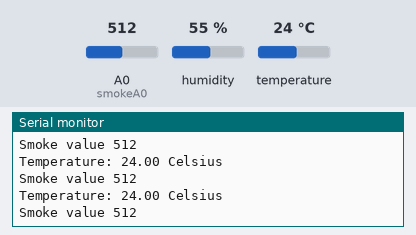
This sketch was run on a simulated ESP8266 (NodeMCU). Shown: the last lines printed to the serial monitor. The test bench sets the inputs (shaded band); at power-on: temperature 24 °C, A0 (smokeA0) = 512, humidity 55 %. WiFi joins after 1.5 s; servers stay silent unless stated.

Above: at 3.0 s.
3.1 s: temperature set to 12 °C
4.6 s: A0 (smokeA0) set to 716
At 4.65 s:
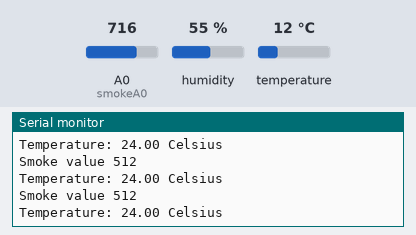
6.1 s: temperature set to 19 °C
At 6.91 s:
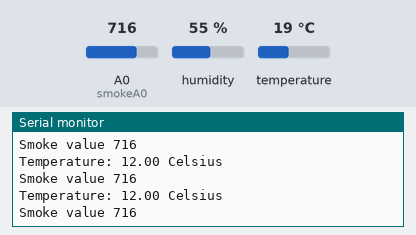
7.6 s: A0 (smokeA0) set to 900
At 7.62 s:
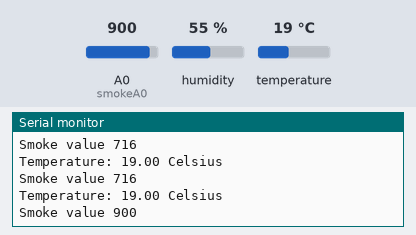
Timing chart, 0 to 10.1 s (numbered marks = the images above; inputs shaded):
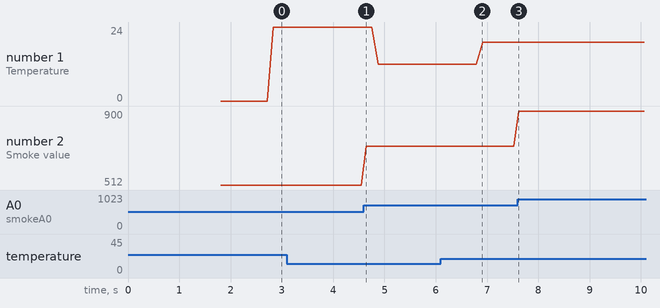

Measured:
- after the input at 7.6 s, the serial monitor: prints a new line at once (image 3)
- plotted number 1: 12 → 19 after the input at 6.1 s
- plotted number 2: 512 → 716 after the input at 4.6 s, 716 → 900 after the input at 7.6 s

The sketch:

FireSensor.ino
```cpp
#include <SPI.h>
#include <ESP8266WiFi.h>
#include <BlynkSimpleEsp8266.h>
#include <DHT.h>

WidgetLCD lcd(V0);
char auth[] = "";//Add Authorisation Key from Blynk App Channel


char ssid[] = "";//Add WiFi name
char pass[] = "";//Add Password (To be Left Empty for Open Networks)
#define DHTPIN 0
int smokeA0 = A0;
int sensorThres = 100;
int threshold = 100;
int buzzer = D2;

DHT dht(DHTPIN, DHT11);
BlynkTimer timer;
float t;

void sendSensor()
{
  t = dht.readTemperature();
  lcd.print(0,1,t);
}

void setup()
{
  Serial.begin(9600);
  Blynk.begin(auth, ssid, pass);
  lcd.clear();
  dht.begin();
  pinMode(smokeA0, INPUT);
  Serial.begin(9600);
  timer.setInterval(1000L, sendSensor);
}

void loop()
{
  Blynk.run();
  timer.run();
  lcd.clear();
  int analogSensor = analogRead(smokeA0);
 lcd.print(0,0,"Smoke: "+String(analogSensor));
 lcd.print(0,1,"Temp: "+String(t));
 if(t>threshold && analogSensor>sensorThres){
    lcd.print(0,0,"Fire");
    lcd.print(0,1,"Fire");
    Serial.print("fire");
    delay(2000);
 }
 Serial.println("Temperature: " +String(t)+" Celsius");
 Serial.print("Smoke value ");
 Serial.println(analogSensor);
 // Checks if it has reached the threshold value
 delay(100);
}
```
